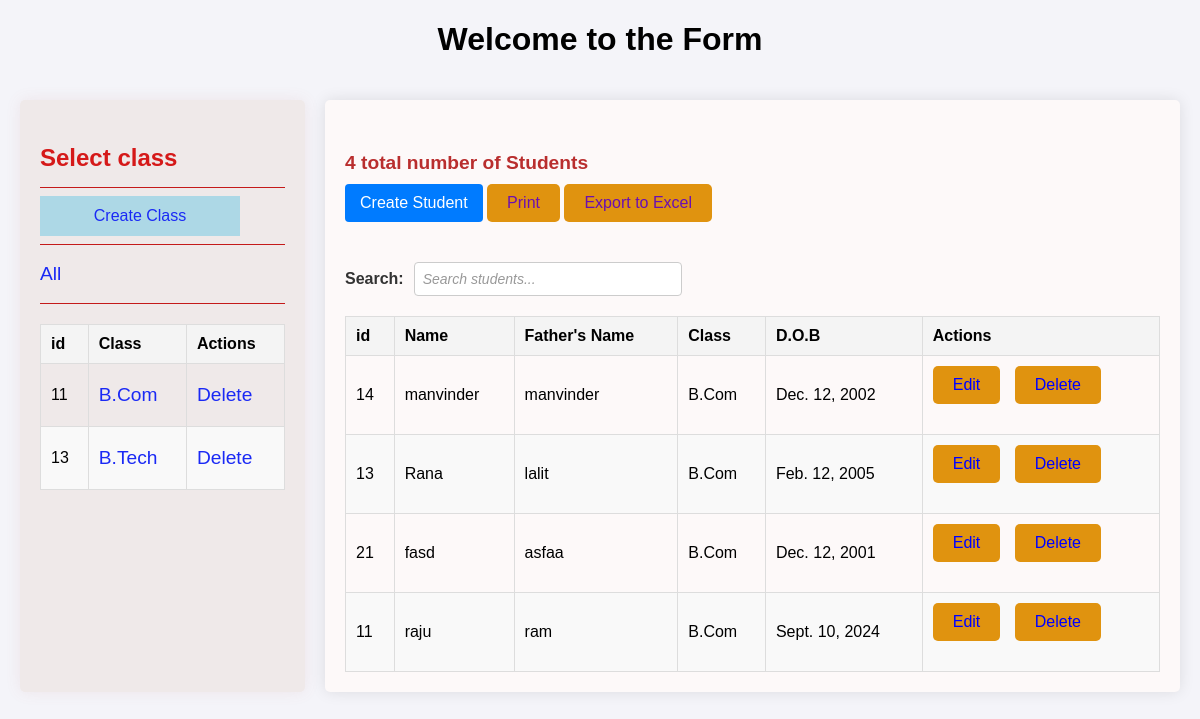
/?q=B.Com, run on the app's committed database.
### collegeform/models.py (models this page shows, shortened)
class Class(models.Model):
    id = models.AutoField(primary_key=True)
    name = models.CharField(max_length = 20)
    def __str__(self):
        return self.name

class Student(models.Model):
    departments = models.ForeignKey(User,on_delete=models.SET_NULL,null=True)
    name = models.CharField(max_length = 20)
    fathername= models.CharField(max_length = 20)
    email = models.EmailField()
    Classs = models.ForeignKey(Class,on_delete=models.SET_NULL,null=True)
    date_of_birth = models.DateField()
    updated = models.DateTimeField(auto_now = True)
    created = models.DateTimeField(auto_now_add= True)
    class Meta:
        ordering = ['-updated','-created']

### collegeform/views.py (the view)
# urls.py: 2. Add a URL to urlpatterns:  path('', views.home, name='home')
def home(request):
    q=  request.GET.get('q') if request.GET.get('q')!=None else ''
    Students = Student.objects.filter(Q(Classs__name__icontains=q)|Q(name__icontains=q)|Q(id__contains=q)|Q(fathername__icontains=q))
    student_count = Students.count()
    Classs = Class.objects.all()
    context = {'Studentss':Students,'Classs':Classs,'student_count':student_count}
    return render(request,'home.html',context)

### collegeform/templates/home.html (shortened to what this page needs)
{% extends 'main.html' %}
{% load static %}
{% block content %}
<h1 style="text-align: center;">Welcome to the Form</h1>
<link
  rel="stylesheet"
  href="https://unpkg.com/@trevoreyre/autocomplete-js/dist/style.css"
/>
<link rel="stylesheet" href="{% static 'home.css' %}">
<div class="home-container">
    <div>
        <h3>Select class</h3>
        <hr>
        <button type="create"> <a href="{% url 'createclass' %}">Create Class</a> </button>
        <hr>
        <a href="{% url 'home' %}">All</a>
        <hr>
        <div>
            <table>
                <thead>
                    <tr>
                        <th>id</th>
                        <th>Class</th>
                        <th>Actions</th>
                    </tr>
                </thead>
                <tbody>
                    {% for class in Classs %}
                    <tr>
                        <td>{{class.id}}</td>
                        <td><a href="{% url 'home' %}?q={{class.name}}">{{ class.name }}</a></td>
                        <td>
                            <a href="{% url 'deleteclass' class.id %}">Delete  </a>
                        </td>
                    </tr>
                    {% endfor %}
                </tbody>
            </table>
        </div>
    </div>
    <div>
        <h5>{{ student_count }} total number of Students</h5>
        <div class="button-contianer"><a href="{% url 'create_student' %}" style="display: inline-block; padding: 10px 15px; background-color: #007BFF; color: #fff; border-radius: 4px; text-decoration: none;">Create Student</a>
         <a href="{% url 'printstudents' %}">Print</a>
         <a href="{% url 'export_to_excel' %}" class="btn btn-primary">Export to Excel</a> </div>
        <div class="search-container">
            <label for="search-input">Search:</label>
            <form method="GET" action="{% url 'home' %}">
                <input type="text" id="search-input" name="q" placeholder="Search students..." />
            </form>
        </div>
        <div>
            <table>
                <thead>
                    <tr>
                        <th>id</th>
                        <th>Name</th>
                        <th>Father's Name</th>
                        <th>Class</th>
                        <th>D.O.B</th>
                        <th>Actions</th>
                    </tr>
                </thead>
                <tbody>
                    {% for student in Studentss %}
                    <tr>
                        <td>{{student.id}}</td>
                        <td>{{ student.name }}</td>
                        <td>{{ student.fathername }}</td>
                        <td>{{ student.Classs }}</td>
                        <td> {{student.date_of_birth}} </td>
                        <td>
                            <a href="{% url 'updatestudent' student.id %}" style="color:blue; text-decoration: none; margin-right: 10px;">Edit</a>
                            <a href="{% url 'deletestudent' student.id %}" style="color: blue; text-decoration: none;">Delete</a>
                        </td>
                    </tr>
                    {% endfor %}
                </tbody>
            </table>
        </div>
    </div>
</div>
{% endblock content %}

### collegeform/static/home.css (style rules this page uses)
body { font-family: Arial, sans-serif; background-color: #f4f4f9; margin: 0; padding: 0; }
.home-container { display: grid; grid-template-columns: 1fr 3fr; gap: 20px; padding: 20px; }
.home-container > div:first-child { background-color: #efe9e9; padding: 20px; border-radius: 5px; box-shadow: 0px 0px 15px rgba(183, 102, 102, 0.1); }
.home-container > div:first-child h3 { font-size: 1.5em; color: #d51919; margin-bottom: 15px; }
.home-container > div:first-child a { display: block; color: #1a29f5; text-decoration: none; padding: 10px 0; font-size: 1.2em; transition: color 0.3s ease; }
.home-container > div:first-child hr { border: 0; border-top: 1px solid #c41a1a; }
.home-container > div:last-child { background-color: #fdf9f9; padding: 20px; border-radius: 5px; box-shadow: 0px 0px 15px rgba(0, 0, 0, 0.1); }
.home-container > div:last-child h5 { color: #b92e2e; font-size: 1.2em; margin-bottom: 10px; }
.home-container > div:last-child a { display: inline-block; background-color: #e0930f; color: #6b0fb1; padding: 10px 20px; border-radius: 5px; text-decoration: none; margin-bottom: 20px; transition: background-color 0.3s ease; }
button[type="create"] { background-color: lightblue; height: auto; border: #1a29f5; margin: auto; width: 200px; }
.search-container { display: flex; align-items: center; margin: 20px 0; }
.search-container label { margin-right: 10px; font-weight: bold; font-size: 16px; color: #333; }
.search-container input[type="text"] { padding: 8px; font-size: 14px; border: 1px solid #ccc; border-radius: 4px; width: 250px; transition: border-color 0.3s ease; }
.search-container input::placeholder { color: #999; font-style: italic; }

### collegeform/templates/home.html (style rules this page uses)
.home-container { display: grid; grid-template-columns: 1fr 3fr; gap: 20px; }
table { width: 100%; border-collapse: collapse; margin-top: 20px; }
table, th, td { border: 1px solid #ddd; }
th, td { padding: 10px; text-align: left; }
th { background-color: #f4f4f4; }
tr:nth-child(even) { background-color: #f9f9f9; }

### data on the page
Class: id "11", name "B.Com"
Class: id "13", name "B.Tech"
Student: id "14", name "manvinder", fathername "manvinder", Classs "B.Com", date_of_birth "Dec. 12, 2002"
Student: id "13", name "Rana", fathername "lalit", Classs "B.Com", date_of_birth "Feb. 12, 2005"
Student: id "21", name "fasd", fathername "asfaa", Classs "B.Com", date_of_birth "Dec. 12, 2001"
Student: id "11", name "raju", fathername "ram", Classs "B.Com", date_of_birth "Sept. 10, 2024"

### other printed values
{{ student_count }} "4"
